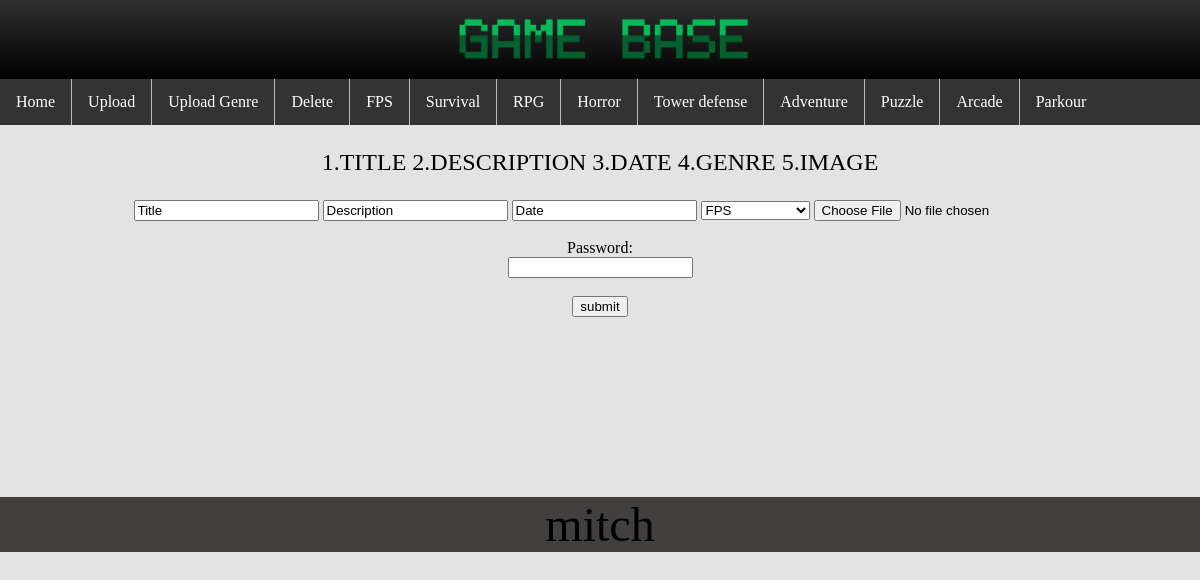
Screenshot of /upload with the database file from the repository.
### tables this page shows
CREATE TABLE genre (id INTEGER PRIMARY KEY AUTOINCREMENT, genreName TEXT);

### webapp.py (the view, shortened to what this page needs)
@app.route('/upload', methods=['GET', 'POST'])
def upload_file():
    cursor = get_db().cursor()
    sql = "SELECT genre.id, genre.genreName FROM genre"
    cursor.execute(sql)
    results = cursor.fetchall()
    cursor = get_db().cursor()
    sql = "SELECT genre.id,genre.genreName FROM genre "
    cursor.execute(sql)
    Genres = cursor.fetchall()
    return render_template ("uploadForm.html", results=results, Genres=Genres)

### webapp.py (called while the page is built)
def get_db():
    db = getattr(g, '_database', None)
    if db is None:
        db = g._database = sqlite3.connect(DATABASE)
    return db

@app.teardown_appcontext
def close_connection(exception):
    db = getattr(g, '_database', None)
    if db is not None:
        db.close()

### templates/uploadForm.html (shortened to what this page needs)
<!DOCTYPE html>
<html lang="en">
<head>
    <link rel="stylesheet" href="/static/css/style.css">
</head>
<body>
    <header>
        <div class ="Hmain">
            <img src = "/static/images/SET/HEADER.png" height="30%" width="30%">
        </div>
    </header>
    <ul>
        <li><a href="{{url_for('content')}}">Home</a></li>
        <li><a href="{{url_for('upload_file')}}">Upload</a></li>
        <li><a href="{{url_for('upload_Genre')}}">Upload Genre</a></li>
        <li><a href="{{url_for('choose_delete_game')}}">Delete</a></li>
        {% for item in Genres %}
         <li><a href="{{url_for('genre',id = item[0] )}}">{{item[1]}}</a></li>
        {% endfor %}
    </ul>
    <div class = uploadText>
        <p>1.TITLE 2.DESCRIPTION 3.DATE 4.GENRE 5.IMAGE</p>
    </div>
    <div class = forms>
        <form action="/upload" method="post" enctype="multipart/form-data" >
            <input type="text" name="title_name" value="Title"required>
            <input type="text" name="desc_name" value="Description"required>
            <input type="text" name="date_name" value="Date"required>
            <select name = "genre_name" required>
                {% for item in results %}
                    <option value="{{item[0]}}">{{item[1]}}</option>
                {% endfor %}
            </select>
            <input type="file" name="file_name" accept=".png,.jpg" required><br><br>
            <label>Password:</label><br>
            <input type="password" name="password" required><br><br>
            <input type="submit" value="submit" >
        </form>
    </div>
</body>
<footer>mitch</footer>
</html>

### static/css/style.css (style rules this page uses)
header { background-color: #000000; background-image: linear-gradient( #303030,#000000) }
.Hmain { text-align: center; }
html { height: 100%; background-color:#e3e3e3; }
body { margin: 0; }
ul { list-style-type: none; margin: 0; padding: 0; overflow: hidden; background-color: #333; border-bottom: #111; }
li { float: left; border-right:1px solid #bbb; }
li:last-child { border-right: none; }
li a { display: block; color: white; text-align: center; padding: 14px 16px; text-decoration: none; }
.uploadText { font-size: x-large; text-align: center; }
.forms { text-align: center; }
footer { background-color: #423f3f; margin-top: 15%; font-size: 300%; text-align: center; }

### rows the page displays
genre: genreName "FPS"
genre: genreName "Survival"
genre: genreName "RPG"
genre: genreName "Horror"
genre: genreName "Tower defense"
genre: genreName "Adventure"
genre: genreName "Puzzle"
genre: genreName "Arcade"
genre: genreName "Parkour"

### other values shown
form field genre_name "FPS"
